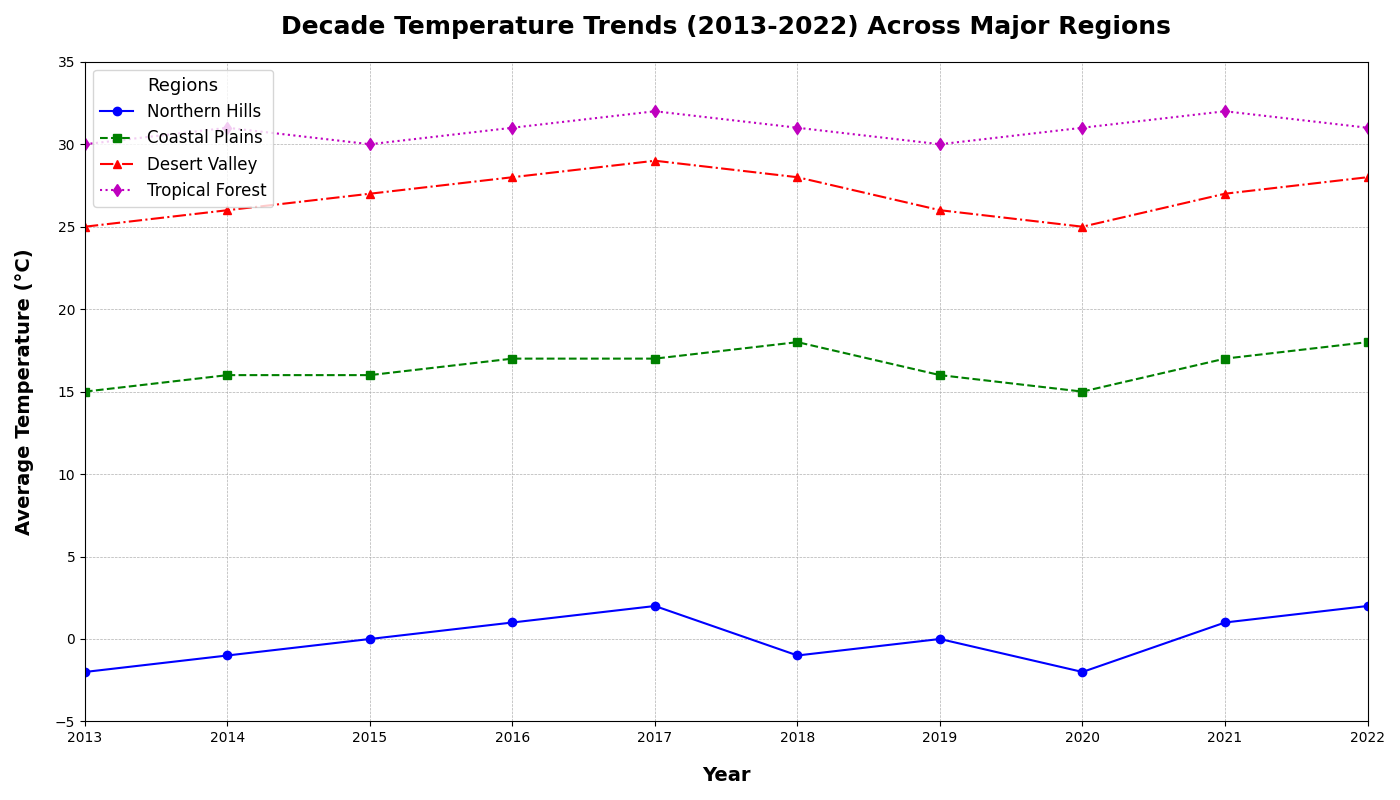

Write Python code to recreate this figure.
import matplotlib.pyplot as plt
import numpy as np

# Backstory:
# The chart represents the yearly temperature patterns (in Celsius) across four distinct regions over a decade (2013-2022). 
# The regions tracked are: Northern Hills, Coastal Plains, Desert Valley, and Tropical Forest.

# Data construction
years = np.arange(2013, 2023)
northern_hills_temp = [-2, -1, 0, 1, 2, -1, 0, -2, 1, 2]
coastal_plains_temp = [15, 16, 16, 17, 17, 18, 16, 15, 17, 18]
desert_valley_temp = [25, 26, 27, 28, 29, 28, 26, 25, 27, 28]
tropical_forest_temp = [30, 31, 30, 31, 32, 31, 30, 31, 32, 31]

# Plotting the chart
fig, ax = plt.subplots(figsize=(14, 8))

# Plot each line
ax.plot(years, northern_hills_temp, marker='o', linestyle='-', color='b', label='Northern Hills')
ax.plot(years, coastal_plains_temp, marker='s', linestyle='--', color='g', label='Coastal Plains')
ax.plot(years, desert_valley_temp, marker='^', linestyle='-.', color='r', label='Desert Valley')
ax.plot(years, tropical_forest_temp, marker='d', linestyle=':', color='m', label='Tropical Forest')

# Title and labels
plt.title("Decade Temperature Trends (2013-2022) Across Major Regions", fontsize=18, fontweight='bold', pad=20)
plt.xlabel("Year", fontsize=14, fontweight='bold', labelpad=15)
plt.ylabel("Average Temperature (°C)", fontsize=14, fontweight='bold', labelpad=15)

# Customize the legend
legend = ax.legend(fontsize=12, title="Regions", title_fontsize='13', loc='upper left')

# Add a grid for better readability
ax.grid(True, linestyle='--', linewidth=0.5)

# Set x and y axis limits
ax.set_xlim(2013, 2022)
ax.set_ylim(-5, 35)

# Ensure tight layout to avoid overlapping
plt.tight_layout()

# Show the plot
plt.show()
